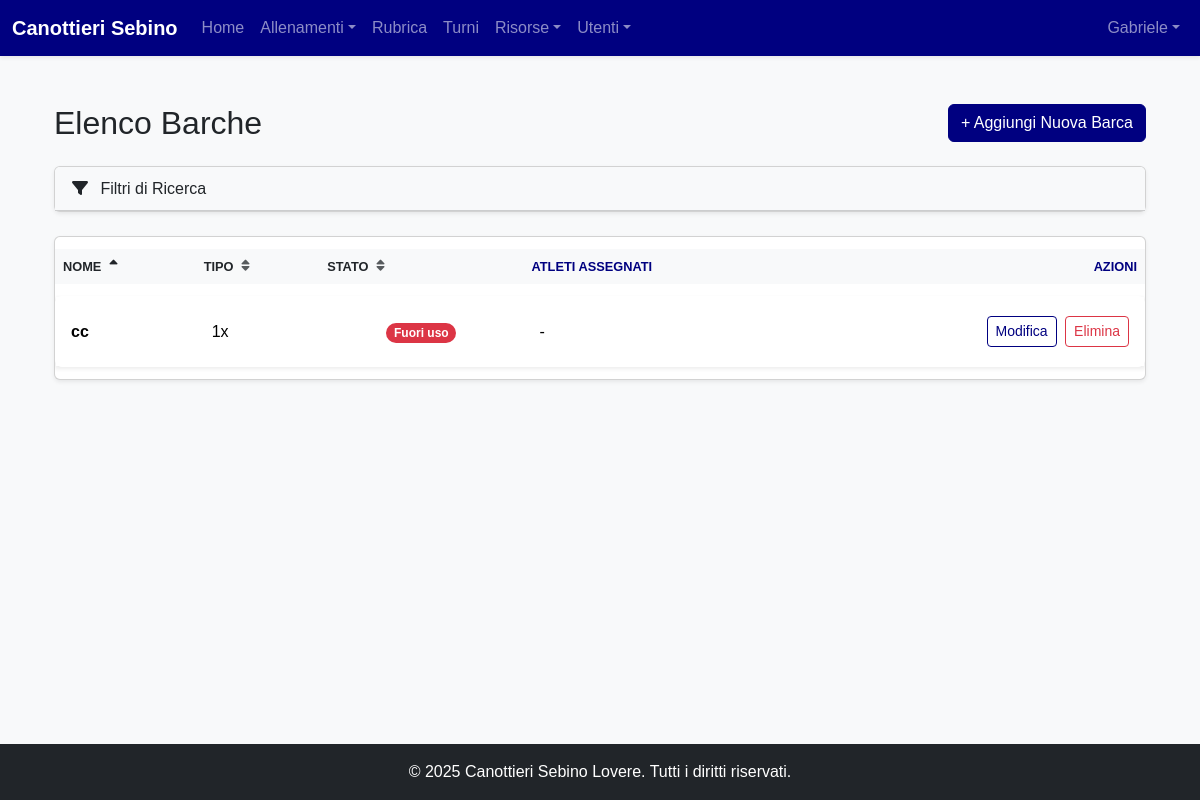
Before: /risorse/barche (signed in) with the older database file.
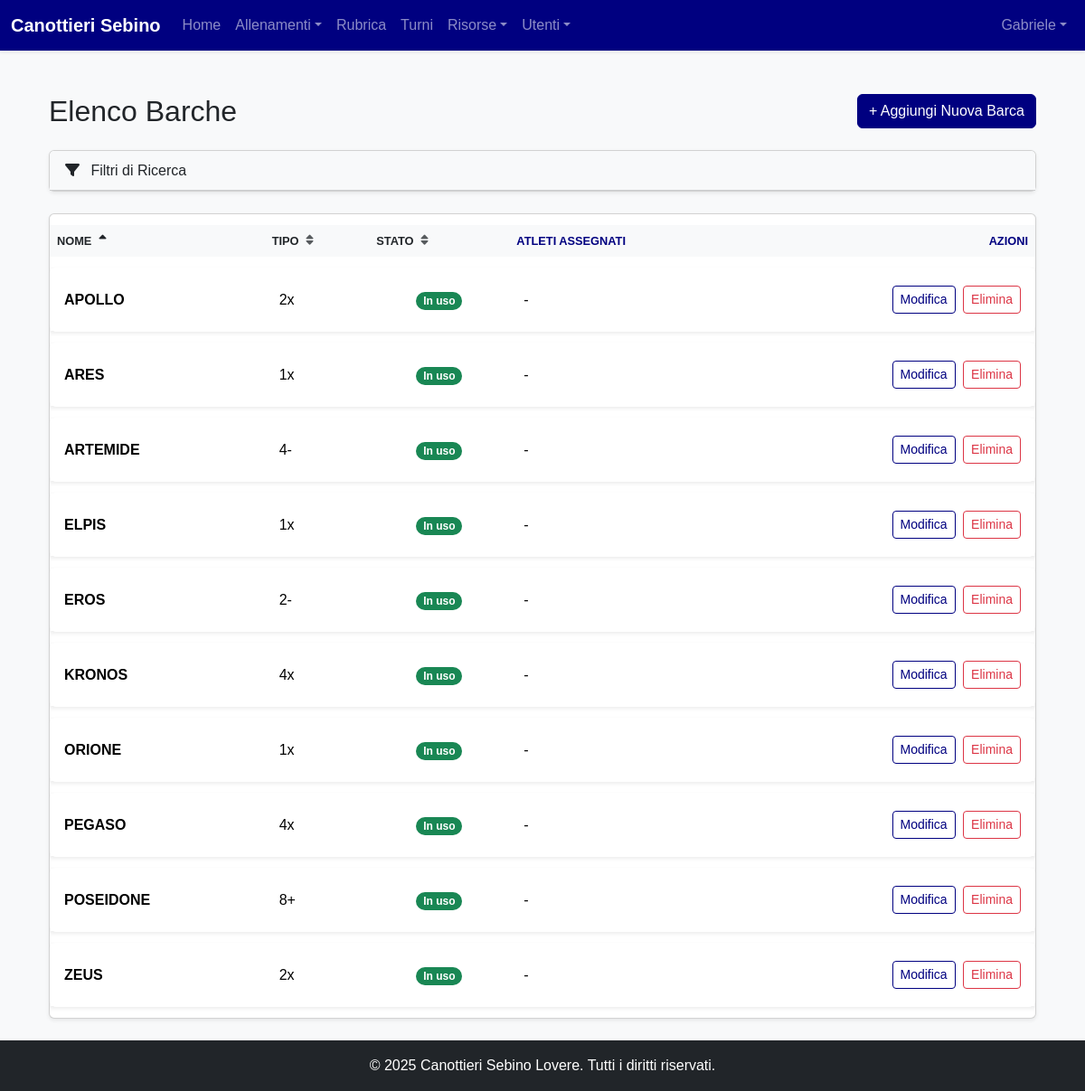
After: the same page with the newer database file.
### models.py (models this page shows, shortened)
class User(Base):
    __tablename__ = "users"
    id = Column(Integer, primary_key=True, index=True)
    username = Column(String, unique=True, index=True, nullable=False)
    hashed_password = Column(String, nullable=False)
    first_name = Column(String, nullable=False)
    last_name = Column(String, nullable=False)
    email = Column(String, unique=True, index=True)
    phone_number = Column(String)
    date_of_birth = Column(Date)
    tax_code = Column(String, unique=True)
    enrollment_year = Column(Integer)
    membership_date = Column(Date)
    certificate_expiration = Column(Date)
    address = Column(String)
    manual_category = Column(String, nullable=True)
    roles = relationship("Role", secondary=user_roles, back_populates="users")
    tags = relationship("Tag", secondary=user_tags, back_populates="users")
    barche_assegnate = relationship("Barca", secondary=barca_atleti_association, back_populates="atleti_assegnati")
    schede_pesi = relationship("SchedaPesi", back_populates="atleta")
    turni = relationship("Turno", back_populates="user")
    allenamenti_seguiti = relationship("Allenamento", secondary=allenamento_coach_association, back_populates="coaches")

class Barca(Base):
    __tablename__ = "barche"
    id = Column(Integer, primary_key=True, index=True)
    nome = Column(String, nullable=False)
    tipo = Column(String, index=True, nullable=False)
    costruttore = Column(String, nullable=True)
    anno = Column(Integer, nullable=True)
    remi_assegnati = Column(String, nullable=True)
    atleti_assegnati = relationship("User", secondary=barca_atleti_association, back_populates="barche_assegnate")
    in_manutenzione = Column(Boolean, default=False, nullable=False)
    fuori_uso = Column(Boolean, default=False, nullable=False)
    in_prestito = Column(Boolean, default=False, nullable=False)
    in_trasferta = Column(Boolean, default=False, nullable=False)
    disponibile_dal = Column(Date, nullable=True)
    lunghezza_puntapiedi = Column(Float, nullable=True)
    altezza_puntapiedi = Column(Float, nullable=True)
    apertura_totale = Column(Float, nullable=True)
    altezza_scalmo_sx = Column(Float, nullable=True)
    altezza_scalmo_dx = Column(Float, nullable=True)
    semiapertura_sx = Column(Float, nullable=True)
    semiapertura_dx = Column(Float, nullable=True)
    appruamento_appoppamento = Column(Float, nullable=True)
    gradi_attacco = Column(Float, nullable=True)
    gradi_finale = Column(Float, nullable=True)
    boccola_sx_sopra = Column(String, nullable=True)
    boccola_dx_sopra = Column(String, nullable=True)
    rondelle_sx = Column(String, nullable=True)
    rondelle_dx = Column(String, nullable=True)
    altezza_carrello = Column(Float, nullable=True)
    avanzamento_guide = Column(Float, nullable=True)

### routers/resources.py (the view)
@router.get("/barche", response_class=HTMLResponse)
async def list_barche(
    request: Request,
    db: Session = Depends(get_db),
    current_user: models.User = Depends(get_current_user),
    tipi_filter: List[str] = Query([]),
    search: str = Query(""),
    sort_by: str = Query("nome"),
    sort_dir: str = Query("asc"),
):
    query = db.query(models.Barca)
    if tipi_filter:
        query = query.filter(models.Barca.tipo.in_(tipi_filter))
    if search:
        query = query.filter(models.Barca.nome.ilike(f"%{search}%"))
    if sort_by != "status":
        sort_column = getattr(models.Barca, sort_by, models.Barca.nome)
        if sort_dir == "desc":
            query = query.order_by(sort_column.desc())
        else:
            query = query.order_by(sort_column.asc())
    barche = query.all()
    if sort_by == "status":
        barche.sort(key=lambda b: b.status[0], reverse=(sort_dir == "desc"))
    tipi_barca_result = db.query(models.Barca.tipo).distinct().order_by(models.Barca.tipo).all()
    tipi_barca = [t[0] for t in tipi_barca_result]
    return templates.TemplateResponse(
        "barche/barche_list.html",
        {
            "request": request,
            "current_user": current_user,
            "barche": barche,
            "tipi_barca": tipi_barca,
            "current_filters": {"tipi_filter": tipi_filter, "search": search},
            "sort_by": sort_by,
            "sort_dir": sort_dir,
        },
    )

### templates/barche/barche_list.html (shortened to what this page needs)
{% extends "layouts/_base.html" %}
{% block content %}
<div class="container mt-4">
    <div class="d-flex justify-content-between align-items-center mb-4 flex-wrap gap-2">
        <h1 class="h2 mb-0">Elenco Barche</h1>
        {% if current_user.is_admin or current_user.is_allenatore %}
        <a href="{{ url_for('nuova_barca_form') }}" class="btn btn-primary">+ Aggiungi Nuova Barca</a>
        {% endif %}
    </div>
    <div class="card shadow-sm mb-4">
        <div class="card-header bg-light">
            <h5 class="mb-0">
                <a class="btn btn-link text-decoration-none text-dark w-100 text-start p-0" data-bs-toggle="collapse" href="#filterCollapse" role="button" aria-expanded="false" aria-controls="filterCollapse">
                    <i class="fas fa-filter me-2"></i> Filtri di Ricerca
                </a>
            </h5>
        </div>
    </div>
    <div class="card shadow-sm">
        <div class="card-body p-0">
            <div class="table-responsive">
                <table class="table table-hover mb-0 align-middle">
                    <thead class="table-light">
                        <tr>
                            {% macro sort_link(field, text, th_class="") %}
                                {% set new_dir = 'asc' if sort_by == field and sort_dir == 'asc' else 'desc' %}
                                {% if sort_by == field and sort_dir == 'desc' %}{% set new_dir = 'asc' %}{% endif %}
                                <th scope="col" class="{{ th_class }}">
                                    <a href="{{ request.url.include_query_params(sort_by=field, sort_dir=new_dir) }}" class="text-decoration-none text-dark fw-bold d-flex align-items-center">
                                        {{ text }}
                                        {% if sort_by == field %}
                                            <i class="fas fa-sort-{{ 'up' if sort_dir == 'asc' else 'down' }} ms-2"></i>
                                        {% else %}
                                            <i class="fas fa-sort text-muted ms-2"></i>
                                        {% endif %}
                                    </a>
                                </th>
                            {% endmacro %}
                            {{ sort_link('nome', 'Nome') }}
                            {{ sort_link('tipo', 'Tipo') }}
                            {{ sort_link('status', 'Stato', 'text-center') }}
                            <th>Atleti Assegnati</th>
                            {% if current_user.is_admin or current_user.is_allenatore %}
                            <th class="text-end">Azioni</th>
                            {% endif %}
                        </tr>
                    </thead>
                    <tbody>
                        {% for barca in barche %}
                        <tr>
                            <td class="fw-bold">{{ barca.nome }}</td>
                            <td>{{ barca.tipo }}</td>
                            <td class="text-center">
                                {% set status, badge_class = barca.status %}
                                <span class="badge rounded-pill {{ badge_class }}">{{ status }}</span>
                            </td>
                            <td>{{ barca.atleti_assegnati|map(attribute='last_name')|join(', ') or '-' }}</td>
                            {% if current_user.is_admin or current_user.is_allenatore %}
                            <td class="text-end">
                                <a href="{{ url_for('modifica_barca_form', barca_id=barca.id) }}" class="btn btn-sm btn-outline-primary me-1">Modifica</a>
                                <form action="{{ url_for('elimina_barca', barca_id=barca.id) }}" method="post" class="d-inline">
                                    <button type="submit" class="btn btn-sm btn-outline-danger" onclick="return confirm('Confermi l\'eliminazione?');">Elimina</button>
                                </form>
                            </td>
                            {% endif %}
                        </tr>
                        {% else %}
                        <tr>
                            <td colspan="{{ 5 if current_user.is_admin or current_user.is_allenatore else 4 }}" class="text-center p-4">Nessuna barca trovata.</td>
                        </tr>
                        {% endfor %}
                    </tbody>
                </table>
            </div>
        </div>
    </div>
</div>
<link rel="stylesheet" href="https://cdnjs.cloudflare.com/ajax/libs/font-awesome/6.0.0-beta3/css/all.min.css">
{% endblock %}

### templates/layouts/_base.html (shortened to what this page needs)
<!doctype html>
<html lang="it" class="h-100">
<head>
    <link href="https://cdn.jsdelivr.net/npm/bootstrap@5.3.3/dist/css/bootstrap.min.css" rel="stylesheet">
    <link rel="stylesheet" href="{{ url_for('static', path='/style.css') }}">
</head>
<body class="d-flex flex-column h-100 bg-light">
<nav class="navbar navbar-expand-lg navbar-dark bg-primary shadow-sm">
    <div class="container-fluid">
        <a class="navbar-brand fw-bold" href="/dashboard">Canottieri Sebino</a>
        <div class="collapse navbar-collapse" id="navbarNav">
            {% if current_user is defined and current_user %}
            <ul class="navbar-nav me-auto mb-2 mb-lg-0">
                <li class="nav-item"><a class="nav-link" href="/dashboard">Home</a></li>
                <li class="nav-item dropdown">
                    <a class="nav-link dropdown-toggle" href="#" id="allenamentiDropdown" role="button" data-bs-toggle="dropdown">Allenamenti</a>
                </li>
                <li class="nav-item"><a class="nav-link" href="/rubrica">Rubrica</a></li>
                {% if current_user is defined and current_user and current_user.is_admin %}<li class="nav-item"><a class="nav-link" href="/turni">Turni</a></li>{% endif %}
                <li class="nav-item dropdown">
                    <a class="nav-link dropdown-toggle" href="#" id="risorseDropdown" role="button" data-bs-toggle="dropdown">Risorse</a>
                </li>
                {% if current_user is defined and current_user and current_user.is_admin %}
                <li class="nav-item dropdown">
                    <a class="nav-link dropdown-toggle" href="#" id="adminMenu" role="button" data-bs-toggle="dropdown">Utenti</a>
                </li>
                {% endif %}
            </ul>
            {% endif %}
            <ul class="navbar-nav ms-auto">
                {% if current_user is defined and current_user %}
                <li class="nav-item dropdown">
                    <a class="nav-link dropdown-toggle" href="#" id="navbarUserDropdown" role="button" data-bs-toggle="dropdown">{{ current_user.first_name or current_user.username }}</a>
                </li>
                {% else %}
                <li class="nav-item"><a class="nav-link" href="/login">Login</a></li>
                {% endif %}
            </ul>
        </div>
    </div>
</nav>
<main class="container my-4 flex-grow-1">{% block content %}{% endblock %}</main>
<footer class="text-center text-white py-3 mt-auto bg-dark"><p class="mb-0">&copy; 2025 Canottieri Sebino Lovere. Tutti i diritti riservati.</p></footer>
</body>
</html>

### static/style.css (style rules this page uses)
:root { --club-white: #ffffff; --club-light-blue: #ADD8E6; --club-navy-blue: #000080; --club-off-white-bg: #f8f9fa; --club-text-dark: #212529; --bs-primary-rgb: 0, 0, 128; }
body { font-family: Helvetica, Arial, sans-serif; color: var(--club-text-dark); background-color: var(--club-off-white-bg); }
.navbar-dark { background-color: var(--club-navy-blue) !important; }
.btn-primary { background-color: var(--club-navy-blue); border-color: var(--club-navy-blue); }
.btn-outline-primary { --bs-btn-color: var(--club-navy-blue); --bs-btn-border-color: var(--club-navy-blue); --bs-btn-hover-bg: var(--club-navy-blue); --bs-btn-hover-border-color: var(--club-navy-blue); }
a { color: var(--club-navy-blue); }
.table { border-collapse: separate; border-spacing: 0 0.75rem; }
.table thead th { border: none; color: var(--club-navy-blue); text-transform: uppercase; font-size: 0.8rem; }
.table tbody tr { background-color: var(--club-white); box-shadow: 0 0.125rem 0.25rem rgba(0,0,0,0.075); transition: transform 0.2s ease, box-shadow 0.2s ease; cursor: pointer; }
.table tbody td { border: none; padding: 1.25rem 1rem; vertical-align: middle; }
.table tbody tr td:first-child { border-top-left-radius: 0.5rem; border-bottom-left-radius: 0.5rem; }
.table tbody tr td:last-child { border-top-right-radius: 0.5rem; border-bottom-right-radius: 0.5rem; }

Changed rows visible on the page:
added Barca: nome "APOLLO", tipo "2x", status "In uso", atleti_assegnati|map "-"
added Barca: nome "ARES", tipo "1x", status "In uso", atleti_assegnati|map "-"
added Barca: nome "ARTEMIDE", tipo "4-", status "In uso", atleti_assegnati|map "-"
changed Barca: nome "cc" → "ELPIS"; status "Fuori uso" → "In uso"
added Barca: nome "EROS", tipo "2-", status "In uso", atleti_assegnati|map "-"
added Barca: nome "KRONOS", tipo "4x", status "In uso", atleti_assegnati|map "-"
added Barca: nome "ORIONE", tipo "1x", status "In uso", atleti_assegnati|map "-"
added Barca: nome "PEGASO", tipo "4x", status "In uso", atleti_assegnati|map "-"
added Barca: nome "POSEIDONE", tipo "8+", status "In uso", atleti_assegnati|map "-"
added Barca: nome "ZEUS", tipo "2x", status "In uso", atleti_assegnati|map "-"
